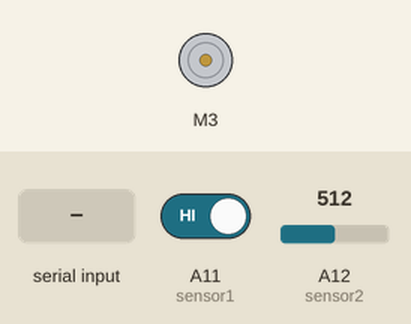
Bench run of a sketch on a simulated Arduino Mega 2560, built with avr-gcc and run on an emulated ATmega2560. Parts: DC motor (green arrow = forward, orange = backward, longer = faster). The inputs (shaded band) are chosen by the test bench; at power-on: A11 (sensor1) HIGH, A12 (sensor2) = 512.

Above: at 1.2 s.
1.3 s: "frente" received over the second serial link
2.8 s: "frente,45\n" received over the second serial link
At 3.8 s:
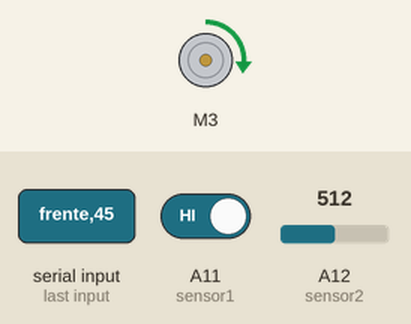
4.3 s: "tras,45\n" received over the second serial link
At 4.9 s:
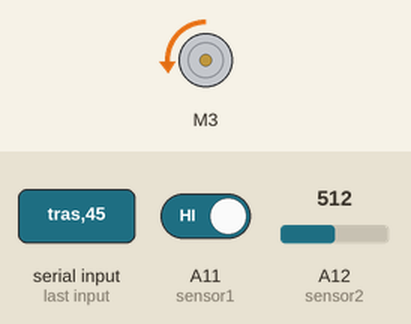
5.8 s: "tras" received over the second serial link
At 7.1 s:
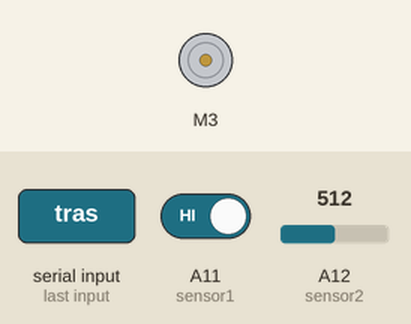
Timing chart, 0 to 8.3 s (numbered marks = the images above; inputs shaded):
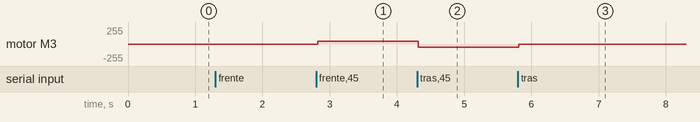

Measured:
- after the input at 2.8 s, motor M3: stopped → forward 45/255 at once
- after the input at 4.3 s, motor M3: forward 45/255 → backward 45/255 at once
- after the input at 5.8 s, motor M3: backward 45/255 → stopped at once

The sketch:

p09a_testes_iniciais.ino
```cpp
#include <AFMotor.h>

AF_DCMotor motorA(3); AF_DCMotor motorB(4);

int sensor1 = A11;
int sensor2 = A12;
int flag1 = 0;
int flag2 = 0;

int vel;
int x=0;

void setup() {
  pinMode(sensor1, INPUT);
  pinMode(sensor2, INPUT);

  Serial.begin(9600);
  Serial.setTimeout(10);

  Serial1.begin(9600);
  Serial1.setTimeout(10);

}

void loop() {
  if (digitalRead(sensor1) == LOW && flag1 == 1) {
    flag1 = 0;
    Serial1.println("tocar");
  }
  else if (digitalRead(sensor1) == HIGH && flag1 == 0) {
    flag1 = 1;
    Serial1.println("tocar");
  }

  //String texto = Serial.readString();
  String texto = Serial1.readString();

  texto.trim(); // remove quebra de linha
  if (texto != "") {
    if (texto.startsWith("frente")) {
      vel = (texto.substring(7)).toInt();
      motorA.setSpeed(vel);// motorB.setSpeed(vel);
      motorA.run(FORWARD);//motorB.run(FORWARD);

    }
    else if(texto.startsWith("tras")) {
      vel = (texto.substring(5)).toInt();
      motorA.setSpeed(vel);// motorB.setSpeed(vel);
      motorA.run(BACKWARD);//motorB.run(BACKWARD);
    }
  }
  if (analogRead(sensor2) > 800 && flag2 == 0) {
    x+=1;
    flag2=1;
    Serial1.println("contagem "+String(x));
  }
  else if (analogRead(sensor2) < 800 && flag2 == 1) {
    flag2=0;
  }
}
```
